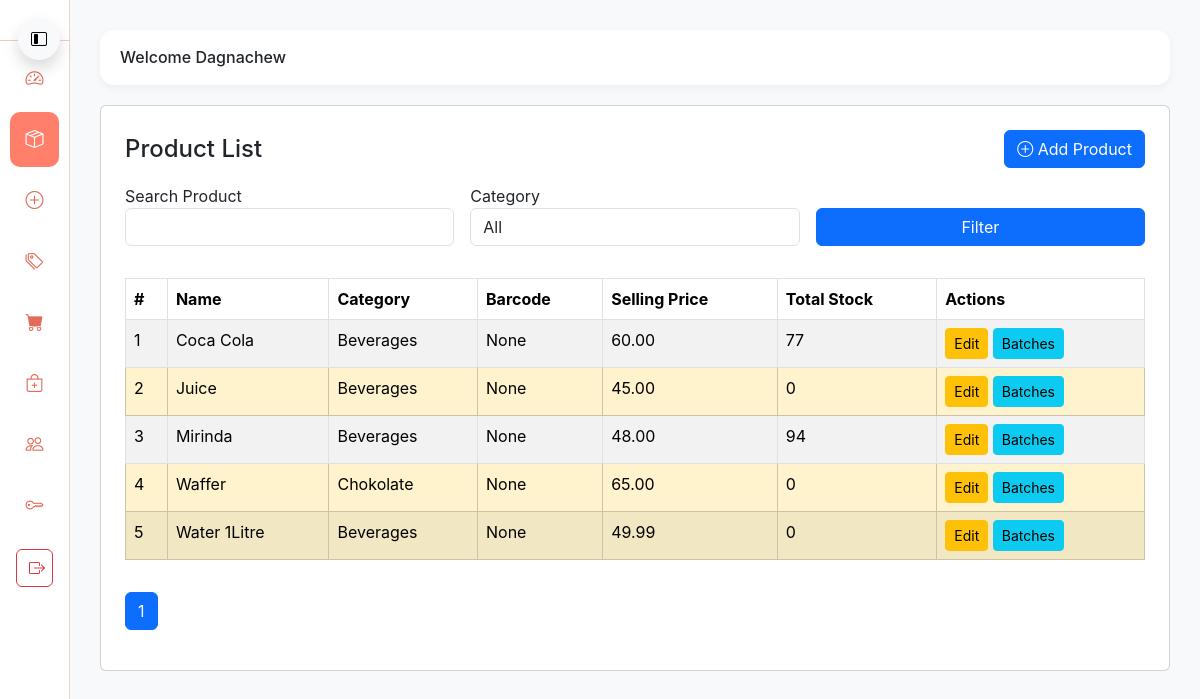
The page /products/ (signed in) on the database its author committed.
### authentication/models.py (models this page shows, shortened)
class CustomUser(AbstractUser):
    class UserType(models.TextChoices):
        ADMIN = "admin", "Admin"
        CASHIER = "cashier", "Cashier"
    user_type = models.CharField(
        max_length=20,
        choices=UserType.choices,
        default=UserType.CASHIER
    )
    middle_name = models.CharField(max_length=100, null=True, blank=True)
    company = models.ForeignKey(Company, on_delete=models.CASCADE, null=True, blank=True)

### myapp/models.py (models this page shows, shortened)
class Product(models.Model):
    company = models.ForeignKey(Company, on_delete=models.CASCADE, null=True, blank=True)
    name = models.CharField(max_length=200)
    category = models.ForeignKey(Category, on_delete=models.SET_NULL, null=True)
    barcode = models.CharField(max_length=100, blank=True, null=True)
    selling_price = models.DecimalField(max_digits=10, decimal_places=2)
    low_stock_threshold = models.PositiveIntegerField(default=10)  # NEW FIELD
    created_at = models.DateTimeField(auto_now_add=True)
    @property
    def total_stock(self):
        return self.batches.aggregate(total=models.Sum('quantity'))['total'] or 0

class Category(models.Model):
    company = models.ForeignKey(Company, on_delete=models.CASCADE, null=True, blank=True)
    name = models.CharField(max_length=100, unique=True)
    description = models.TextField(blank=True, null=True)

### myapp/views.py (the view, shortened to what this page needs)
# urls.py: path('products/', views.product_list, name='products'),
@login_required(login_url='/accounts/login')
@user_passes_test(is_admin)
def product_list(request):
    current_user = request.user
    company = current_user.company
    search = request.GET.get('search', '').strip()
    category = request.GET.get('category')
    filter_type = request.GET.get('filter')  # low_stock | near_expiry
    products = Product.objects.filter( company=company).order_by('name')
    if search:
        products = products.filter(
            Q(name__icontains=search) |
            Q(barcode__icontains=search)
        )
    if category:
        products = products.filter(category_id=category, company=company)
    if filter_type == "low_stock":
        products = [p for p in products if p.low_stock]
    paginator = Paginator(products, 10)
    page_number = request.GET.get("page")
    page_obj = paginator.get_page(page_number)
    categories = Category.objects.filter(company=company)
    context = {
        'page_obj': page_obj,
        'categories': categories,
        'values': request.GET,
        'filter': filter_type,
    }
    return render(request, 'products.html', context)

### authentication/views.py (called while the page is built)
def is_admin(user):
    return user.user_type == 'admin'

### template/products.html (shortened to what this page needs)
{% extends 'base.html' %}
{% block content %}
<div class="card card-simple p-4">
    <div class="d-flex justify-content-between align-items-center mb-3">
        <h4 class="m-0">Product List</h4>
        <a href="{% url 'add_product' %}" class="btn btn-primary">
            <i class="bi bi-plus-circle"></i> Add Product
        </a>
    </div>
    <form method="GET" class="row g-3 mb-3">
        <div class="col-md-4 position-relative">
            <label>Search Product</label>
            <input type="text" id="product_input" name="search" value="{{ values.search }}" class="form-control" autocomplete="off">
        </div>
        <div class="col-md-4">
            <label>Category</label>
            <select name="category" class="form-control">
                <option value="">All</option>
            </select>
        </div>
        <div class="col-md-4 d-flex align-items-end">
            <button class="btn btn-primary w-100">Filter</button>
        </div>
    </form>
    <table class="table table-striped table-bordered mt-3">
        <thead>
            <tr>
                <th>#</th>
                <th>Name</th>
                <th>Category</th>
                <th>Barcode</th>
                <th>Selling Price</th>
                <th>Total Stock</th>
                <th>Actions</th>
            </tr>
        </thead>
        <tbody>
            {% for product in page_obj %}
            <tr class="{% if product.is_expired %}table-danger{% elif product.total_stock < 5 %}table-warning{% endif %}">
                <td>{{ forloop.counter }}</td>
                <td>{{ product.name }}</td>
                <td>{{ product.category.name }}</td>
                <td>{{ product.barcode }}</td>
                <td>{{ product.selling_price }}</td>
                <td>{{ product.total_stock }}</td>
                <td>
                    <a href="{% url 'edit_product' product.id %}" class="btn btn-warning btn-sm">Edit</a>
                    <a href="{% url 'product_batches' product.id %}" class="btn btn-info btn-sm">Batches</a>
                </td>
            </tr>
            {% empty %}
            <tr>
                <td colspan="7" class="text-center">No products found.</td>
            </tr>
            {% endfor %}
        </tbody>
    </table>
    <nav>
        <ul class="pagination mt-3">
            {% for num in page_obj.paginator.page_range %}
                <li class="page-item {% if page_obj.number == num %}active{% endif %}">
                    <a class="page-link" href="?page={{ num }}">{{ num }}</a>
                </li>
            {% endfor %}
        </ul>
    </nav>
</div>
{% endblock %}

### template/base.html (shortened to what this page needs)
<!DOCTYPE html>
<html lang="en">
<head>
    <link href="https://cdn.jsdelivr.net/npm/bootstrap@5.3.3/dist/css/bootstrap.min.css" rel="stylesheet">
    <link href="https://cdn.jsdelivr.net/npm/bootstrap-icons@1.11.1/font/bootstrap-icons.css" rel="stylesheet">
</head>
<body>
    <div class="sidebar collapsed ">
        <div>
            <button class="btn btn-light shadow sidebar-toggle" onclick="toggleSidebar()">
                <i class="bi bi-layout-sidebar-inset"></i>
            </button>
        </div>
        <a href="{% url 'home' %}" class="{% if request.resolver_match.url_name == 'home' %}active{% endif %}">
            <i class="bi bi-speedometer2"></i>
        </a>
        <a href="{% url 'products' %}" class="{% if request.resolver_match.url_name == 'products' %}active{% endif %}">
            <i class="bi bi-box-seam"></i>
        </a>
        <a href="{% url 'add_product' %}" class="{% if request.resolver_match.url_name == 'add_product' %}active{% endif %}">
            <i class="bi bi-plus-circle"></i>
        </a>
        <a href="{% url 'add_category' %}" class="{% if request.resolver_match.url_name == 'add_category' %}active{% endif %}">
            <i class="bi bi-tags"></i>
        </a>
        <a href="{% url 'sales' %}" class="{% if request.resolver_match.url_name == 'sales' %}active{% endif %}">
            <i class="bi bi-cart-fill"></i>
        </a>
        <a href="{% url 'add_sale' %}" class="{% if request.resolver_match.url_name == 'add_sale' %}active{% endif %}">
            <i class="bi bi-bag-plus"></i>
        </a>
        <a href="{% url 'manage_users' %}" class="{% if request.resolver_match.url_name == 'manage_users' %}active{% endif %}">
            <i class="bi bi-people"></i>
        </a>
        <a href="{% url 'password_change' %}">
            <i class="bi bi-key"></i>
        </a>
        <form method="POST" action="{% url 'logout' %}" class="m-3">
            <button type="submit" class="btn btn-outline-danger w-100">
                <i class="bi bi-box-arrow-right"></i>
            </button>
        </form>
    </div>
    <div class="main-content collapsed">
        <div class="top-bar">
            <h6 class="m-0">Welcome {{ request.user.first_name }}</h6>
        </div>
        {% block content %}
        {% endblock %}
    </div>
</body>
</html>

### template/base.html (style rules this page uses)
:root { --coral: #ff7f6b; --coral-dark: #e36b59; --sidebar-bg: #ffffff; --sidebar-text: #3a3a3a; --sidebar-hover: #ffe5e0; }
body { font-family: 'Inter', sans-serif; background: #f8f9fa; }
.sidebar { width: 240px; height: 100vh; background: var(--sidebar-bg); border-right: 1px solid #f0d3cd; padding-top: 20px; position: fixed; transition: width 0.3s ease; overflow-x: hidden; z-index: 1000; }
.sidebar.collapsed { width: 70px; }
.sidebar a { color: var(--sidebar-text); padding: 14px 20px; display: flex; align-items: center; gap: 12px; font-size: 15px; text-decoration: none; transition: 0.25s; border-radius: 10px; margin: 6px 10px; }
.sidebar a i { font-size: 18px; color: var(--coral-dark); }
.sidebar a.active { background: var(--coral); color: #fff; font-weight: 600; }
.sidebar a.active i { color: #fff; }
.sidebar.collapsed a { justify-content: center; }
.main-content { margin-left: 240px; padding: 30px; transition: margin-left 0.3s ease; }
.main-content.collapsed { margin-left: 70px; }
.top-bar { background: #ffffff; padding: 18px 20px; border-radius: 14px; box-shadow: 0 3px 8px rgba(0,0,0,0.05); margin-bottom: 20px; display: flex; align-items: center; gap: 12px; }
.sidebar-toggle { position: fixed; top: 18px; left: 18px; z-index: 1100; width: 42px; height: 42px; border-radius: 50%; }

### rows shown on the page
CustomUser: user.first_name "Dagnachew"
Product: name "Coca Cola", category.name "Beverages", barcode "None", selling_price "60.00", total_stock "77"
Product: name "Juice", category.name "Beverages", barcode "None", selling_price "45.00", total_stock "0"
Product: name "Mirinda", category.name "Beverages", barcode "None", selling_price "48.00", total_stock "94"
Product: name "Waffer", category.name "Chokolate", barcode "None", selling_price "65.00", total_stock "0"
Product: name "Water 1Litre", category.name "Beverages", barcode "None", selling_price "49.99", total_stock "0"

### other values the page prints
{{ num }} "1"
